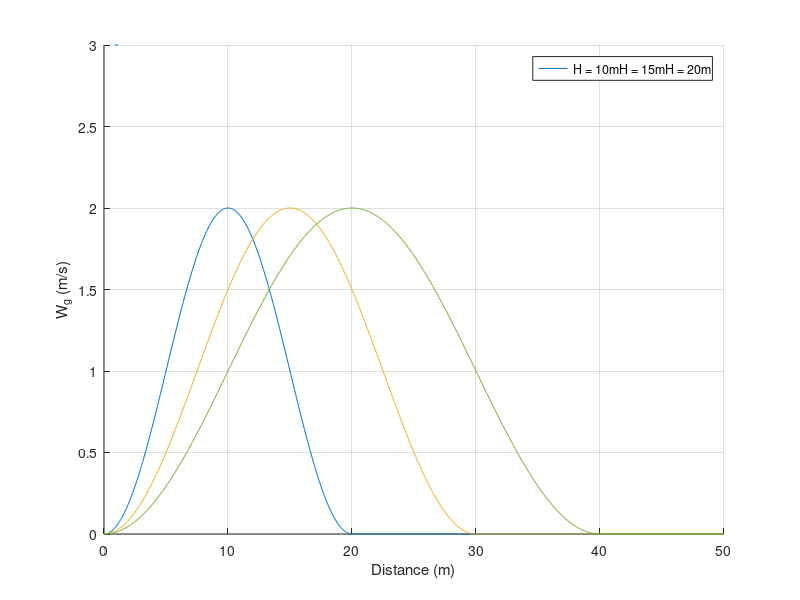

Write the MATLAB code that produced this figure. (Note: this script raises an error after producing the figure.)
close all;
clear all;
clc;

t = linspace(0,5,1000);
s = 10*t;
Uds = 0.2*10;

%% Gust 5
H = 5;
gust5 = Uds/2*(1-cos(pi*s/H));
gust5(2*H/10*200:end) = 0;

%% Gust 10
H = 10;
gust10 = Uds/2*(1-cos(pi*s/H));
gust10(2*H/10*200:end) = 0;

%% Gust 15
H = 15;
gust15 = Uds/2*(1-cos(pi*s/H));
gust15(2*H/10*200:end) = 0;

%% Gust 20
H = 20;
gust20 = Uds/2*(1-cos(pi*s/H));
gust20(2*H/10*200:end) = 0;


%% Plot
figure()
hold on;
% plot(s,gust5, LineWidth=1.5)
plot(s,gust10, LineWidth=3)
plot(s,gust15, LineWidth=3)
plot(s,gust20, LineWidth=3)

grid on;
xlabel("Distance (m)")
ylabel("W_g (m/s)")
legend(["H = 10m" "H = 15m" "H = 20m"])
set(gcf,'position',[300,300,800,400])
fontsize(25, "points")
